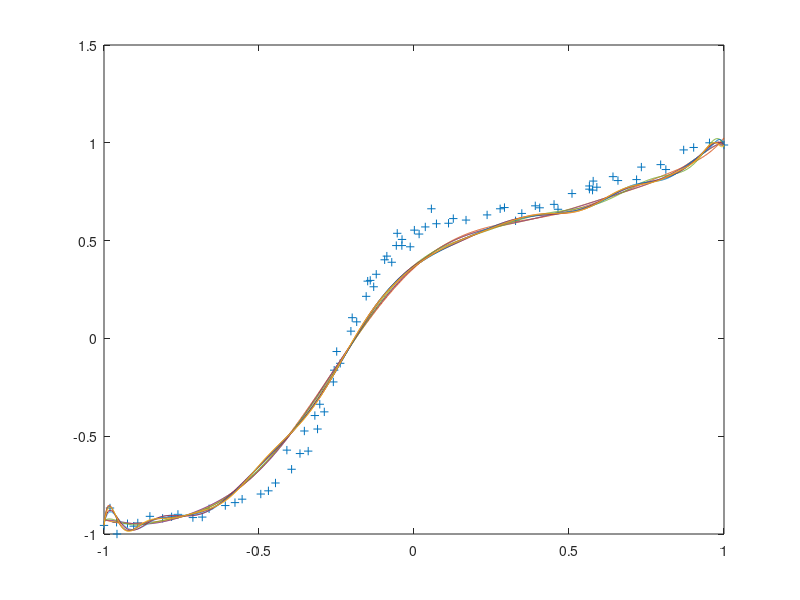

Source code (MATLAB):
% Jakob Horvath, u1092049
% Using a data set from a supplied text file, utilizes either normal
% equations or QR decomposition to produce a polynomial estimation with
% 1001 sample points.

warning('off','MATLAB:nearlySingularMatrix'); % triggered by normal equations method
warning('off','MATLAB:rankDeficientMatrix'); % triggered by QR when not properly scaled

n = 82;
p = 11;

D = zeros(82, 2);
count = 0;
file = fopen('data.txt', 'r'); % open file for 'r'eading
while ~feof(file)
    count = count + 1;
    tline = fgetl(file);
    % format and store data points
    extracted = strsplit(tline);
    % assign values in reverse to unswap x and y
    D(count, 2) = str2double(extracted(1));
    D(count, 1) = str2double(extracted(2));
end
fclose(file);

figure(1)
D = sortrows(D, 1);
%plot(D(:,1), D(:,2), '+');

%figure(2)
rescale = 1;

if (rescale == 1) % 0 leaves data as is, 1 scales both x and y to fall within [-1, 1]
    Ma = max(D, [], 1); % max x == Ma(1), max y == Ma(2)
    Mi = min(D, [], 1); % min x == Mi(1), min y == Mi(2)
    for i=1:n
        D(i, 1) = (2/(Ma(1)-Mi(1)))*D(i,1)-(Ma(1)+Mi(1))/(Ma(1)-Mi(1));
        D(i, 2) = (2/(Ma(2)-Mi(2)))*D(i,2)-(Ma(2)+Mi(2))/(Ma(2)-Mi(2));
    end
end
plot(D(:,1), D(:,2), '+');
hold on;

%%% Monomial Vandermonde Matrix Approx.
yyy = zeros(82, 1);
nxx =1001;
for m=9:2:25
    
    imeth=1;  % 0 gives normal equations, 1 gives QR
    
    if (rescale == 1)
        x = linspace(-1,1,n);
        xx = linspace(-1,1,nxx);
    else
        x = linspace(-9,-3,n);
        xx = linspace(-9,-3,nxx);
    end
    
    vv=zeros(nxx,1);
    A = zeros(n,m);
    for jj = 1:n
        for ii = 1:m
            A(jj,ii) = x(jj)^(ii-1);
        end
    end
    if(imeth == 0)
        C = A';
        yy= C*D(:,2);
        B = C*A;
        v= B\yy;
        CO =cond(B);
        w = warning('query','last');
        id = w.identifier;
        %fprintf(' n= %i m = %i cond = %7.2e \n',n,m,CO)
    else
        [Q,R]=qr(A);
        yy = Q'*D(:,2);
        v = R\yy;
    end
    elsqsum=0.0;
    for ii = 1:nxx
        for jj=1:m
            vv(ii) = vv(ii)+v(jj)*xx(ii)^(jj-1);
        end
    end
    for i=1:n
        yy = interp1(xx,vv,D(i,1)); % get estimated value from poly data
        yyy(i) = yy;
        elsqsum = elsqsum + (D(i,2)-yy)^2;
    end
    elsqsum = sqrt(elsqsum);
    plot(xx,vv);
    hold on;
    fprintf('  imeth= %i n=%i m=%i l(errlsq) = %e \n',imeth,n,m,elsqsum)
    s = lastwarn;
end
